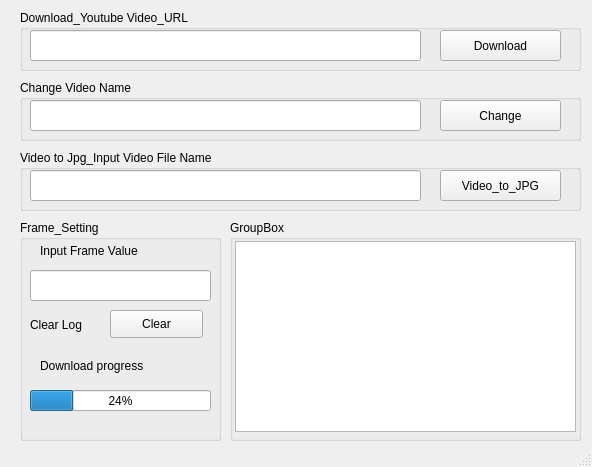
<?xml version="1.0" encoding="UTF-8"?>
<ui version="4.0">
 <class>MainWindow</class>
 <widget class="QMainWindow" name="MainWindow">
  <property name="geometry">
   <rect>
    <x>0</x>
    <y>0</y>
    <width>592</width>
    <height>467</height>
   </rect>
  </property>
  <property name="windowTitle">
   <string>MainWindow</string>
  </property>
  <widget class="QWidget" name="centralwidget">
   <widget class="QGroupBox" name="downloadbord">
    <property name="geometry">
     <rect>
      <x>20</x>
      <y>10</y>
      <width>561</width>
      <height>61</height>
     </rect>
    </property>
    <property name="title">
     <string>Download_Youtube Video_URL</string>
    </property>
    <widget class="QLineEdit" name="download_lab">
     <property name="geometry">
      <rect>
       <x>10</x>
       <y>20</y>
       <width>391</width>
       <height>31</height>
      </rect>
     </property>
    </widget>
    <widget class="QPushButton" name="download_btn">
     <property name="geometry">
      <rect>
       <x>420</x>
       <y>20</y>
       <width>121</width>
       <height>31</height>
      </rect>
     </property>
     <property name="text">
      <string>Download</string>
     </property>
    </widget>
   </widget>
   <widget class="QGroupBox" name="chnamebord">
    <property name="geometry">
     <rect>
      <x>20</x>
      <y>80</y>
      <width>561</width>
      <height>61</height>
     </rect>
    </property>
    <property name="title">
     <string>Change Video Name </string>
    </property>
    <widget class="QLineEdit" name="chname_lab">
     <property name="geometry">
      <rect>
       <x>10</x>
       <y>20</y>
       <width>391</width>
       <height>31</height>
      </rect>
     </property>
    </widget>
    <widget class="QPushButton" name="chname_btn">
     <property name="geometry">
      <rect>
       <x>420</x>
       <y>20</y>
       <width>121</width>
       <height>31</height>
      </rect>
     </property>
     <property name="text">
      <string>Change</string>
     </property>
    </widget>
   </widget>
   <widget class="QGroupBox" name="tojpgbord">
    <property name="geometry">
     <rect>
      <x>20</x>
      <y>150</y>
      <width>561</width>
      <height>61</height>
     </rect>
    </property>
    <property name="title">
     <string>Video to Jpg_Input Video File Name</string>
    </property>
    <widget class="QLineEdit" name="tojpg_lab">
     <property name="geometry">
      <rect>
       <x>10</x>
       <y>20</y>
       <width>391</width>
       <height>31</height>
      </rect>
     </property>
    </widget>
    <widget class="QPushButton" name="tojpg_btn">
     <property name="geometry">
      <rect>
       <x>420</x>
       <y>20</y>
       <width>121</width>
       <height>31</height>
      </rect>
     </property>
     <property name="text">
      <string>Video_to_JPG</string>
     </property>
    </widget>
   </widget>
   <widget class="QGroupBox" name="statusbord">
    <property name="geometry">
     <rect>
      <x>230</x>
      <y>220</y>
      <width>351</width>
      <height>221</height>
     </rect>
    </property>
    <property name="title">
     <string>GroupBox</string>
    </property>
    <widget class="QTextBrowser" name="status_lab">
     <property name="geometry">
      <rect>
       <x>5</x>
       <y>21</y>
       <width>341</width>
       <height>191</height>
      </rect>
     </property>
    </widget>
   </widget>
   <widget class="QGroupBox" name="settingbord">
    <property name="geometry">
     <rect>
      <x>20</x>
      <y>220</y>
      <width>201</width>
      <height>221</height>
     </rect>
    </property>
    <property name="title">
     <string>Frame_Setting</string>
    </property>
    <widget class="QProgressBar" name="progressBar">
     <property name="geometry">
      <rect>
       <x>10</x>
       <y>170</y>
       <width>181</width>
       <height>21</height>
      </rect>
     </property>
     <property name="value">
      <number>24</number>
     </property>
    </widget>
    <widget class="QLineEdit" name="setting_lab">
     <property name="geometry">
      <rect>
       <x>10</x>
       <y>50</y>
       <width>181</width>
       <height>31</height>
      </rect>
     </property>
    </widget>
    <widget class="QLabel" name="setting_txt">
     <property name="geometry">
      <rect>
       <x>20</x>
       <y>20</y>
       <width>171</width>
       <height>21</height>
      </rect>
     </property>
     <property name="text">
      <string>Input Frame Value</string>
     </property>
    </widget>
    <widget class="QLabel" name="process_txt">
     <property name="geometry">
      <rect>
       <x>20</x>
       <y>135</y>
       <width>161</width>
       <height>21</height>
      </rect>
     </property>
     <property name="text">
      <string>Download progress</string>
     </property>
    </widget>
    <widget class="QPushButton" name="clear_btn">
     <property name="geometry">
      <rect>
       <x>90</x>
       <y>90</y>
       <width>93</width>
       <height>28</height>
      </rect>
     </property>
     <property name="text">
      <string>Clear</string>
     </property>
    </widget>
    <widget class="QLabel" name="Clear_lab">
     <property name="geometry">
      <rect>
       <x>10</x>
       <y>94</y>
       <width>71</width>
       <height>21</height>
      </rect>
     </property>
     <property name="text">
      <string>Clear Log</string>
     </property>
    </widget>
   </widget>
  </widget>
  <widget class="QStatusBar" name="statusbar"/>
 </widget>
 <resources/>
 <connections/>
</ui>
